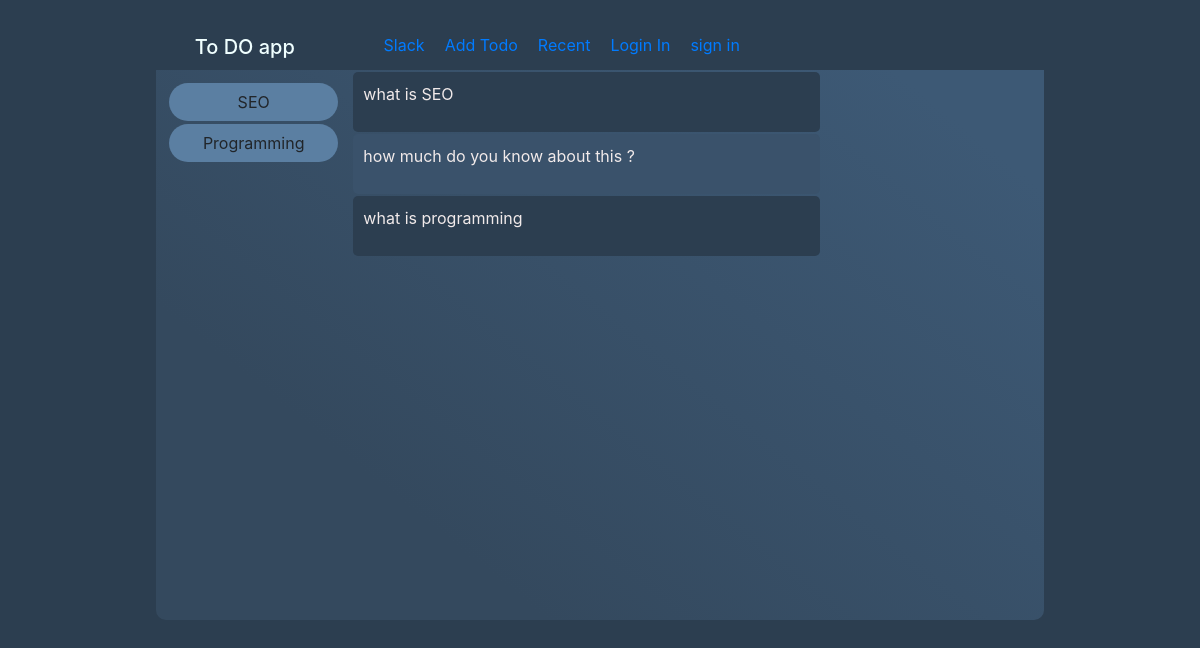
The page / on the database its author committed.
### crud/models.py (models this page shows)
class Topics(models.Model):
    name    = models.CharField(max_length=200, null=True)
    def __str__(self):
        return self.name

class Question(models.Model):
    user = models.ForeignKey(Quser, on_delete=models.DO_NOTHING, null=True, related_name='q_user')
    q_name = models.CharField(max_length=300, blank=False, null=True, verbose_name='Question')
    topics = models.ForeignKey(Topics, on_delete=models.SET_NULL, null=True)
    created_at = models.DateTimeField(auto_now=True)
    updated_at = models.DateTimeField(auto_now_add=True)
    def __str__(self):
        return self.q_name
    class Meta:
        verbose_name = " Questions"
        verbose_name_plural = 'Questions'

### crud/views.py (the view)
# urls.py: path('',views.HomeApp.as_view(), name= 'home' ),
class HomeApp(View):
    def get(self, request, *args, **kwargs):
        question_obj = Question.objects.all().order_by('-id')
        topics_obj = Topics.objects.all().order_by('-id')
        paginator = Paginator(question_obj, 9)
        page_number = request.GET.get('page')
        page_obj = paginator.get_page(page_number)
        context = {
            'question':question_obj,
            'topics':topics_obj
        }
        return render (request, 'home/app.html', context)

### templates/home/app.html (shortened to what this page needs)
{% extends 'home/base.html' %}
{% block body %}
<div class="content_wrap">
            <div class="catagory_wrap">
                {% for topics in topics %}
                <p>{{ topics }}</p>
                {% endfor %}
            </div>
            <div class="question_wrap">
            {% for question in question%}
            {% if forloop.counter|divisibleby:2 %}
                <div class="question_even">
                    <div>
                        <p>{{question}}</p>
                    </div>
                </div>
            {% else %}
                <div class="question_odd">
                    <div>
                        <p>{{question}}</p>
                    </div>
                </div>
            {% endif %}
            {% endfor %}
            </div>
</div>
{% endblock %}f

### static/css/style.css (style rules this page uses)
body { background-color: #2c3e50; }
.content_wrap { display: flex; flex-wrap: wrap; width:100%; }
.catagory_wrap { width: 22%; padding: 10px; }
.catagory_wrap p { background-color: #5b7fa2; padding: 7px; border-radius: 20px; margin:3px; }
.question_wrap { width:75%; }
.question_even { color:#f1eaea; margin:0 auto; width:70%; margin: 2px; padding: 10px 10px; background-color: #3a526b; border-radius: 5px; text-align: left; }
.question_odd { text-align: left; color:#f1eaea; margin:0 auto; width:70%; margin: 2px; padding: 10px 10px; background-color: #2c3e50; border-radius: 5px; }

### rows shown on the page
Topics: name "SEO"
Topics: name "Programming"
Question: q_name "what is SEO"
Question: q_name "how much do you know about this ?"
Question: q_name "what is programming"
